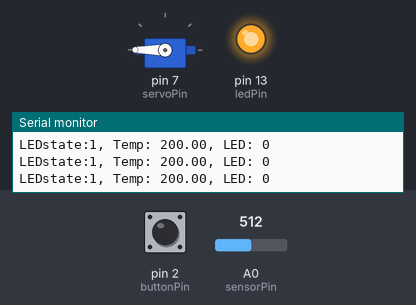
The sketch below on a simulated Arduino Uno, built with avr-gcc and run on an emulated ATmega328P. Shown: servo, output pins drawn as LEDs (lit = HIGH), the last lines printed to the serial monitor. Inputs (shaded band) come from the test bench; at power-on: A0 (sensorPin) = 512, pin 2 (buttonPin) HIGH.

Above: at 1.2 s.
1.3 s: A0 (sensorPin) set to 306
At 1.6 s:
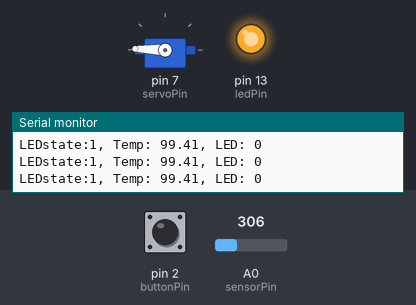
2.8 s: pin 2 (buttonPin) pulled LOW for 0.15 s
At 3.2 s:
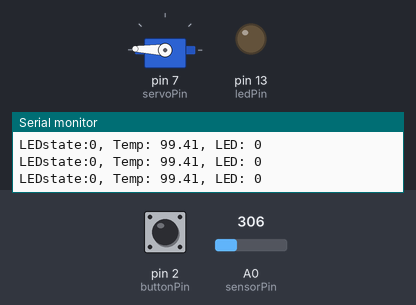
4.4 s: A0 (sensorPin) set to 122
At 5.6 s:
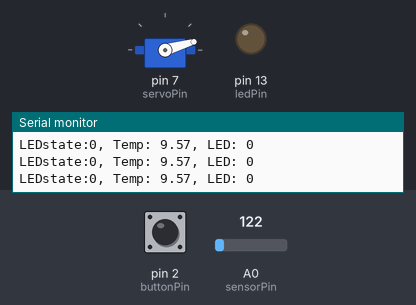
5.9 s: A0 (sensorPin) set to 511
At 7.1 s:
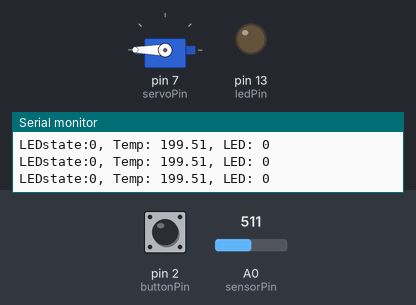
7.4 s: pin 2 (buttonPin) pulled LOW for 1 s
At 8.2 s:
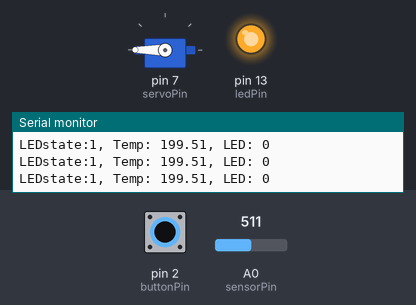
11.4 s: A0 (sensorPin) set to 90
At 11.8 s:
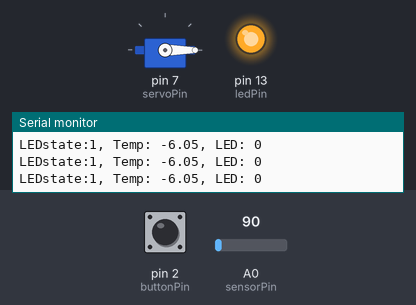
Timing chart, 0 to 13.9 s (numbered marks = the images above; inputs shaded):
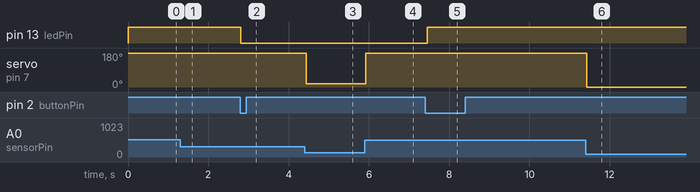

Measured:
- after the input at 1.3 s, servo on pin 7 (servoPin): 180° → 178° at once
- after the input at 2.8 s, pin 13 (ledPin): HIGH → LOW at once
- after the input at 4.4 s, servo on pin 7 (servoPin): 178° → 16° at once
- after the input at 5.9 s, servo on pin 7 (servoPin): 16° → 180° at once
- after the input at 7.4 s, pin 13 (ledPin): LOW → HIGH after 0.05 s
- after the input at 11.4 s, servo on pin 7 (servoPin): 180° → 0° at once

The sketch:

Task1_2P.ino
```cpp
// C++ code
#include <Servo.h>
Servo Servo1;
#define sensorPin A0
#define servoPin 7
#define ledPin 13
#define buttonPin 2
bool ledState = false;
bool pressed = false;
void setup()
{
    Serial.begin(9600);
    pinMode(ledPin, OUTPUT);
    pinMode(buttonPin, INPUT_PULLUP);
    digitalWrite(ledPin, LOW);
    Servo1.attach(servoPin);
    pressed = digitalRead(buttonPin);
    attachInterrupt(0, buttonTrigger, FALLING);
}
void loop()
{
    int reading = analogRead(sensorPin);       // read the analog value
    float voltage = reading * (5.0 / 1024.0);  // converting to voltage
    float temperature = (voltage - 0.5) * 100; // convert to Celcius
    int value = map(temperature, 0, 100, 0, 180);
    // Printing to serial monitor
    Serial.print("LEDstate:");
    Serial.print(pressed);
    Serial.print(", Temp: ");
    Serial.print(temperature);
    Serial.print(", LED: ");
    Serial.println(ledState);
    // led turns on if temperature is higher than 29
    if (temperature > 0 && temperature < 100)
    {
        Servo1.write(value);
    }
    else if (temperature < 0)
    {
        Servo1.write(0);
    }
    else if (temperature > 100)
    {
        Servo1.write(180);
    }
    digitalWrite(ledPin, pressed);
    delay(50); // delay for stability
}
void buttonTrigger()
{
    pressed = !pressed;
}
```
